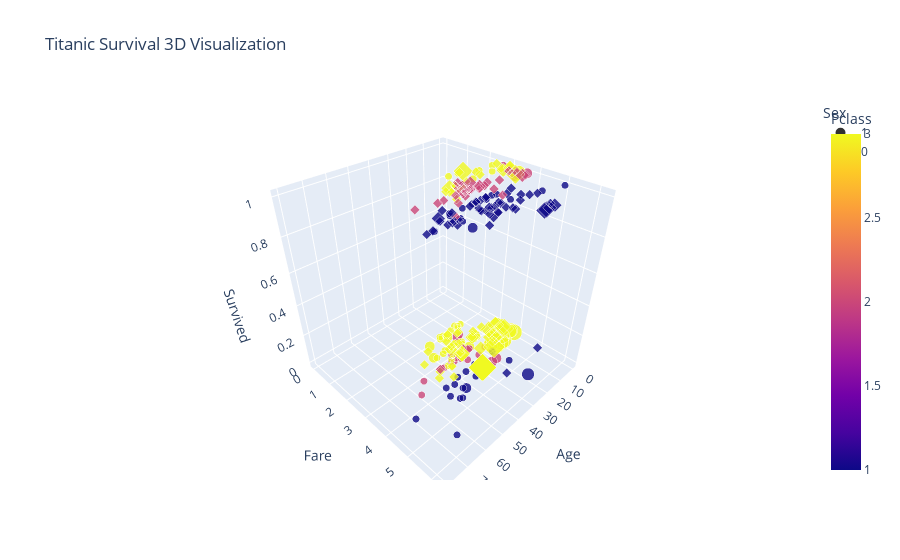

The notebook cell saved with this chart:
### Code cell
import plotly.express as px
fig = px.scatter_3d(df, x='Age', y='Fare', z='Survived',
                    color='Pclass', symbol='Sex',
                    size='SibSp', hover_name='PassengerId',
                    opacity=0.8, title='Titanic Survival 3D Visualization')

fig.update_layout(scene=dict(
    xaxis_title='Age',
    yaxis_title='Fare',
    zaxis_title='Survived'))

fig.show()

### Figure 1 — Plotly figure (JSON) as saved in the notebook; plotly's stock layout.template omitted (floating-point values rounded to 4 significant figures; data arrays with more than 128 entries replaced by an {"elided": "..."} marker saying what was removed)
{"data": [{"hovertemplate": "<b>%{hovertext}</b><br><br>Sex=1<br>Age=%{x}<br>Fare=%{y}<br>Survived=%{z}<br>SibSp=%{marker.size}<br>Pclass=%{marker.color}<extra></extra>", "hovertext": {"elided": "843 int values"}, "legendgroup": "1", "marker": {"color": {"elided": "843 int values"}, "coloraxis": "coloraxis", "opacity": 0.8, "size": {"elided": "843 int values"}, "sizemode": "area", "sizeref": 0.02, "symbol": "circle"}, "mode": "markers", "name": "1", "scene": "scene", "showlegend": true, "type": "scatter3d", "x": {"elided": "843 float values"}, "y": {"elided": "843 float values"}, "z": {"elided": "843 int values"}}, {"hovertemplate": "<b>%{hovertext}</b><br><br>Sex=0<br>Age=%{x}<br>Fare=%{y}<br>Survived=%{z}<br>SibSp=%{marker.size}<br>Pclass=%{marker.color}<extra></extra>", "hovertext": {"elided": "466 int values"}, "legendgroup": "0", "marker": {"color": {"elided": "466 int values"}, "coloraxis": "coloraxis", "opacity": 0.8, "size": {"elided": "466 int values"}, "sizemode": "area", "sizeref": 0.02, "symbol": "diamond"}, "mode": "markers", "name": "0", "scene": "scene", "showlegend": true, "type": "scatter3d", "x": {"elided": "466 float values"}, "y": {"elided": "466 float values"}, "z": {"elided": "466 int values"}}], "layout": {"coloraxis": {"colorbar": {"title": {"text": "Pclass"}}, "colorscale": [[0, "#0d0887"], [0.1111, "#46039f"], [0.2222, "#7201a8"], [0.3333, "#9c179e"], [0.4444, "#bd3786"], [0.5556, "#d8576b"], [0.6667, "#ed7953"], [0.7778, "#fb9f3a"], [0.8889, "#fdca26"], [1, "#f0f921"]]}, "legend": {"itemsizing": "constant", "title": {"text": "Sex"}, "tracegroupgap": 0}, "scene": {"domain": {"x": [0, 1], "y": [0, 1]}, "xaxis": {"title": {"text": "Age"}}, "yaxis": {"title": {"text": "Fare"}}, "zaxis": {"title": {"text": "Survived"}}}, "title": {"text": "Titanic Survival 3D Visualization"}}}
